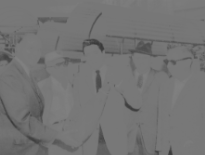
#> input picture math/ai/cv/cv_basics.md/examples/testImg.png, 205 x 155 px
$ python hist_equa_test.py
#> lines starting #> are read from the running program, lines starting #| are printed output that depends on the picture
from PIL import Image
import numpy as np


img = Image.open("testImg.png")
#> img is the input picture: PIL image 205x155 RGBA; mean R, G, B, A 115.4, 115.4, 115.4, 255

gray_img = img.convert("L") # to grayscale
gray_img.show()

n_rows = gray_img.size[1]
#> n_rows = 155
n_cols = gray_img.size[0]
#> n_cols = 205
n_i = np.array(gray_img.histogram())
#> n_i = 256 values, max 8375 at index 120, min 0 at index 0, mean 124.1
p_xi = n_i / (n_rows * n_cols)
#> p_xi = 256 values, max 0.264 at index 120, min 0 at index 0, mean 0.00391
L = len(n_i)
#> L = 256

c_xi = np.zeros(L)
#> c_xi = 256 values from 0 to 0
for i in range(L):
    c_xi[i] = np.sum(p_xi[:i])
#> after the loop, c_xi = 256 values, max 1 at index 130, min 0 at index 0, mean 0.545

gray_img = np.array(gray_img)
histEquaImgArr =  np.zeros((n_rows, n_cols))
for r in range(n_rows):
    for c in range(n_cols):
        histEquaImgArr[r,c] = c_xi[gray_img[r,c]]
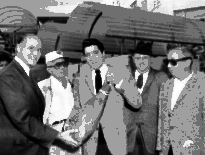
#> histEquaImgArr: shape (155, 205) float64; min 0, max 1, mean 0.44

histEquaImg = Image.fromarray(np.uint8(histEquaImgArr * (L-1)))
histEquaImg.show()
